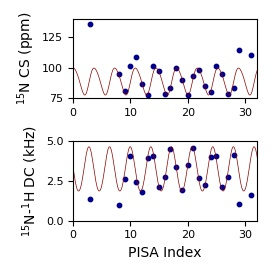

The script that saved this image:
import matplotlib.pyplot as plt
import numpy as np
import matplotlib.gridspec as gridspec

# Read in points for line
line_file_1 = 'pisa_wave.dat'
line_data_1 = np.genfromtxt(line_file_1,usecols=(0,2,3),dtype=float)
line_x_1, line_y_1, line_z_1 = zip(*line_data_1)

# Read points of PISA simulations
sim_file_1 = 'pisa_log.dat'
sim_x_1 = np.genfromtxt(sim_file_1,usecols=(1),dtype=int)
sim_y_1, sim_z_1 = zip(*np.genfromtxt(sim_file_1,usecols=(5,6),dtype=float))
rho_start = 6

# Plot data
fig = plt.figure(figsize=(2.75,2.75))
spec = gridspec.GridSpec(ncols=1, nrows=2, figure=fig)
ax1 = fig.add_subplot(spec[0])
ax2 = fig.add_subplot(spec[1])

ax1.set_xlim(0,32)
ax2.set_xlim(0,32)
ax1.set_ylim(75,140)
ax2.set_ylim(0,5)

ax1.plot(line_x_1, line_y_1,c='darkred',linewidth=0.5,alpha=1)
ax2.plot(line_x_1, line_z_1,c='darkred',linewidth=0.5,alpha=1)

ax1.scatter(sim_x_1+rho_start,sim_y_1,c='darkblue',s=10)
ax2.scatter(sim_x_1+rho_start,sim_z_1,c='darkblue',s=10)

#ax1.set_xlabel('PISA Index',size=10)
ax2.set_xlabel('PISA Index',size=10)
ax1.set_ylabel('$^{15}$N CS (ppm)',size=10)
ax2.set_ylabel('$^{15}$N-$^{1}$H DC (kHz)',size=10)

for tick in ax1.xaxis.get_major_ticks():
    tick.label.set_fontsize(8) 
for tick in ax1.yaxis.get_major_ticks():
    tick.label.set_fontsize(8)
for tick in ax2.xaxis.get_major_ticks():
    tick.label.set_fontsize(8) 
for tick in ax2.yaxis.get_major_ticks():
    tick.label.set_fontsize(8)

plt.tight_layout()
plt.savefig('sln_wave.jpg',dip=300)
plt.show()
